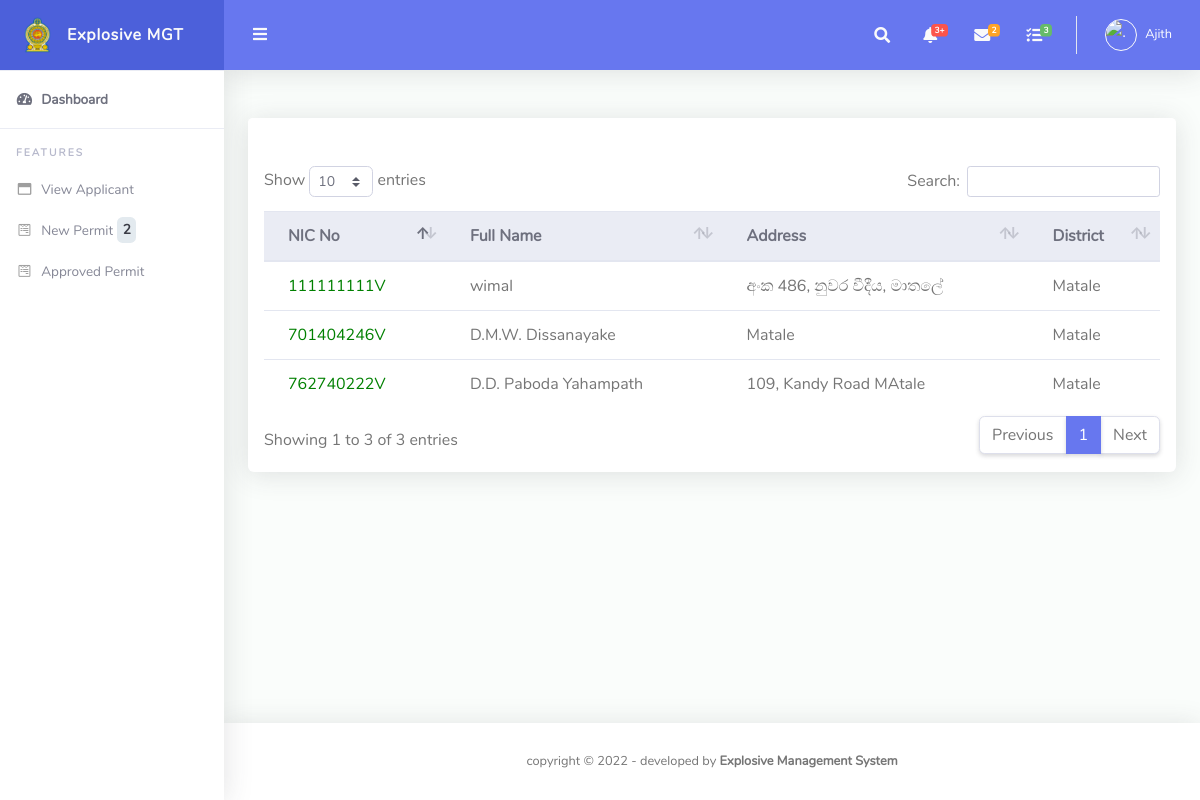
Screenshot of /users/ministry/dash_view.php?type=4 (signed in) with the database file from the repository.
### tables this page shows
CREATE TABLE `users` (
  `id` int(11) NOT NULL,
  `fname` varchar(255) DEFAULT NULL,
  `lname` varchar(255) DEFAULT NULL,
  `email` varchar(255) DEFAULT NULL,
  `password` varchar(300) DEFAULT NULL,
  `contactno` varchar(11) DEFAULT NULL,
  `role` varchar(50) NOT NULL,
  `file_name` varchar(500) NOT NULL,
  `uploaded_on` date DEFAULT NULL,
  `district` varchar(500) NOT NULL,
  `nic` varchar(20) DEFAULT NULL
);

CREATE TABLE `applicant` (
  `id` int(11) NOT NULL,
  `nic` varchar(15) NOT NULL,
  `fullname` varchar(75) NOT NULL,
  `addres` varchar(150) NOT NULL,
  `disignation` varchar(75) NOT NULL,
  `anualIncome` decimal(10,0) NOT NULL,
  `age` int(11) DEFAULT NULL,
  `police` varchar(25) NOT NULL,
  `date` timestamp NOT NULL DEFAULT current_timestamp() ON UPDATE current_timestamp(),
  `mobile1` varchar(10) DEFAULT NULL,
  `mobile2` varchar(10) DEFAULT NULL,
  `district` varchar(50) NOT NULL
);

CREATE TABLE `permit` (
  `perid` int(11) NOT NULL,
  `nic` varchar(15) NOT NULL,
  `pstore` varchar(100) NOT NULL,
  `permitdu` varchar(50) DEFAULT NULL,
  `Premiums` varchar(50) DEFAULT NULL,
  `task` varchar(40) NOT NULL,
  `quarryad` varchar(100) NOT NULL,
  `gnd` varchar(25) NOT NULL,
  `ds` varchar(25) NOT NULL,
  `police` varchar(25) NOT NULL,
  `offence` varchar(200) NOT NULL,
  `appdate` date NOT NULL,
  `stdate` timestamp NOT NULL DEFAULT current_timestamp() COMMENT 'saved date',
  `isread_exp` int(11) NOT NULL DEFAULT 0,
  `isread_ga` int(11) NOT NULL DEFAULT 0,
  `isread_ministry` int(11) NOT NULL DEFAULT 0,
  `expOffApprove` int(11) DEFAULT 0 COMMENT '0- new, 1- Approve, 2- not approve',
  `gaApprove` int(11) DEFAULT 0,
  `ministryApprove` int(11) DEFAULT 0,
  `stat` varchar(50) NOT NULL COMMENT 'Exp Off,GA, Ministry',
  `aplicant_id` int(11) DEFAULT NULL,
  `expno` varchar(25) NOT NULL,
  `price` int(50) NOT NULL,
  `oldrequest` varchar(10) NOT NULL,
  `oldreq_no` varchar(15) NOT NULL,
  `police_approve` varchar(10) NOT NULL,
  `old_coppies` varchar(10) NOT NULL,
  `stock_premiums` varchar(10) NOT NULL,
  `rules` varchar(300) NOT NULL,
  `other_facts` varchar(300) NOT NULL,
  `monthly_product` varchar(50) NOT NULL,
  `my_stat` varchar(10) NOT NULL,
  `c_approval_no` varchar(50) NOT NULL,
  `c_approval_date` date DEFAULT NULL,
  `quarryid` int(10) NOT NULL,
  `district` varchar(50) NOT NULL,
  `qtpremiums` varchar(50) NOT NULL,
  `expapp_date` date DEFAULT NULL,
  `min_file_no` varchar(25) NOT NULL
);

### users/ministry/dash_view.php (the view, shortened to what this page needs)
<?php
require_once('../../include/config.php');
?>
<!DOCTYPE html>
<html lang="en">
<head>
  <link href="../../assets/vendor/fontawesome-free/css/all.min.css" rel="stylesheet" type="text/css">
  <link href="../../assets/vendor/bootstrap/css/bootstrap.min.css" rel="stylesheet" type="text/css">
  <link href="../../assets/css/ruang-admin.min.css" rel="stylesheet">
  <link href="../../assets/vendor/datatables/dataTables.bootstrap4.min.css" rel="stylesheet">
</head>
<body id="page-top">
  <div id="wrapper">
     <?php
   include 'include/sidebar.php';
   ?>
    <div id="content-wrapper" class="d-flex flex-column">
      <div id="content">
         <?php
		include 'include/header.php';
		?>
        <div class="container-fluid" id="container-wrapper">
          <div class="row">
            <div class="col-lg-12">
              <div class="card mb-4">
                <div class="card-header py-3 d-flex flex-row align-items-center justify-content-between">
                </div>
                <div class="table-responsive p-3">
                  <table class="table align-items-center table-flush" id="dataTable">
                    <thead class="thead-light">
<?php
$type= $_GET['type'];
if($type == '1')
{
  echo '<script type="text/javascript">location.href = "exp_approved.php";</script>';
}
elseif($type == '3')
{
  echo '<script type="text/javascript">location.href = "view_table.php";</script>';
}
elseif($type == '4')
{
  echo ' <tr>
  <th>NIC No</th>
      <th>Full Name</th>
      <th>Address</th>
      <th>District</th>
  </tr>
</thead>
<tbody>';
$query = $conn->query("SELECT * FROM applicant LEFT JOIN permit ON applicant.id=permit.aplicant_id WHERE gaApprove='0'");
if($query->num_rows>0){
while($row=$query->fetch_assoc()){
echo" <tr>
<td > <a href='aplicant_view.php?id=".$row["id"]."'> <span style=color:green> ". $row["nic"]. " </span></a></td>
";
echo "<td>". $row["fullname"]. "</td>
<td>". $row["addres"]. "</td>
<td>". $row["district"]. "</td>";
}
}else{
  echo "No Details";
  }
}
?>
            </tr>
                    </tbody>
                  </table>
                </div>
              </div>
            </div>
          </div>
        </div>
      </div>
       <?php include '../../include/footer.php';?>
    </div>
  </div>
</body>
</html>

### users/ministry/include/header.php (shortened to what this page needs)
<?php
      $uid =  $_SESSION["id"] ;
 $query5 = $conn->query("SELECT * from users  WHERE id = $uid ");
if($query5 !== false && $query5->num_rows > 0){
  while($row=$query5->fetch_assoc()){
  $imageURL='../../assets/img/logo/'.$row["file_name"];
  $role=$row["fname"];
  }
}
?>
<nav class="navbar navbar-expand navbar-light bg-navbar topbar mb-4 static-top">
          <button id="sidebarToggleTop" class="btn btn-link rounded-circle mr-3">
            <i class="fa fa-bars"></i>
          </button>
          <ul class="navbar-nav ml-auto">
            <li class="nav-item dropdown no-arrow">
              <a class="nav-link dropdown-toggle" href="#" id="searchDropdown" role="button" data-toggle="dropdown"
                aria-haspopup="true" aria-expanded="false">
                <i class="fas fa-search fa-fw"></i>
              </a>
            </li>
            <li class="nav-item dropdown no-arrow mx-1">
              <a class="nav-link dropdown-toggle" href="#" id="alertsDropdown" role="button" data-toggle="dropdown"
                aria-haspopup="true" aria-expanded="false">
                <i class="fas fa-bell fa-fw"></i>
                <span class="badge badge-danger badge-counter">3+</span>
              </a>
            </li>
            <li class="nav-item dropdown no-arrow mx-1">
              <a class="nav-link dropdown-toggle" href="#" id="messagesDropdown" role="button" data-toggle="dropdown"
                aria-haspopup="true" aria-expanded="false">
                <i class="fas fa-envelope fa-fw"></i>
                <span class="badge badge-warning badge-counter">2</span>
              </a>
            </li>
            <li class="nav-item dropdown no-arrow mx-1">
              <a class="nav-link dropdown-toggle" href="#" id="messagesDropdown" role="button" data-toggle="dropdown"
                aria-haspopup="true" aria-expanded="false">
                <i class="fas fa-tasks fa-fw"></i>
                <span class="badge badge-success badge-counter">3</span>
              </a>
            </li>
            <li class="nav-item dropdown no-arrow">
              <a class="nav-link dropdown-toggle" href="#" id="userDropdown" role="button" data-toggle="dropdown"
                aria-haspopup="true" aria-expanded="false">
              <?php  echo "<img class='img-profile rounded-circle' id='scream' width='50' height='50'src='$imageURL' alt='.'>"; ?>
                <span class="ml-2 d-none d-lg-inline text-white small"><?php echo $role; ?></span>
              </a>
            </li>
          </ul>
        </nav>

### rows the page displays
users: fname "Ajith"
applicant: permit.nic "701404246V", fullname "D.M.W. Dissanayake", addres "Matale", permit.district "Matale"
applicant: permit.nic "111111111V", fullname "wimal", addres "අංක 486, නුවර වීදීය, මාතලේ", permit.district "Matale"
applicant: permit.nic "762740222V", fullname "D.D. Paboda Yahampath", addres "109, Kandy Road MAtale", permit.district "Matale"

### other values shown
$rowcount "2"
